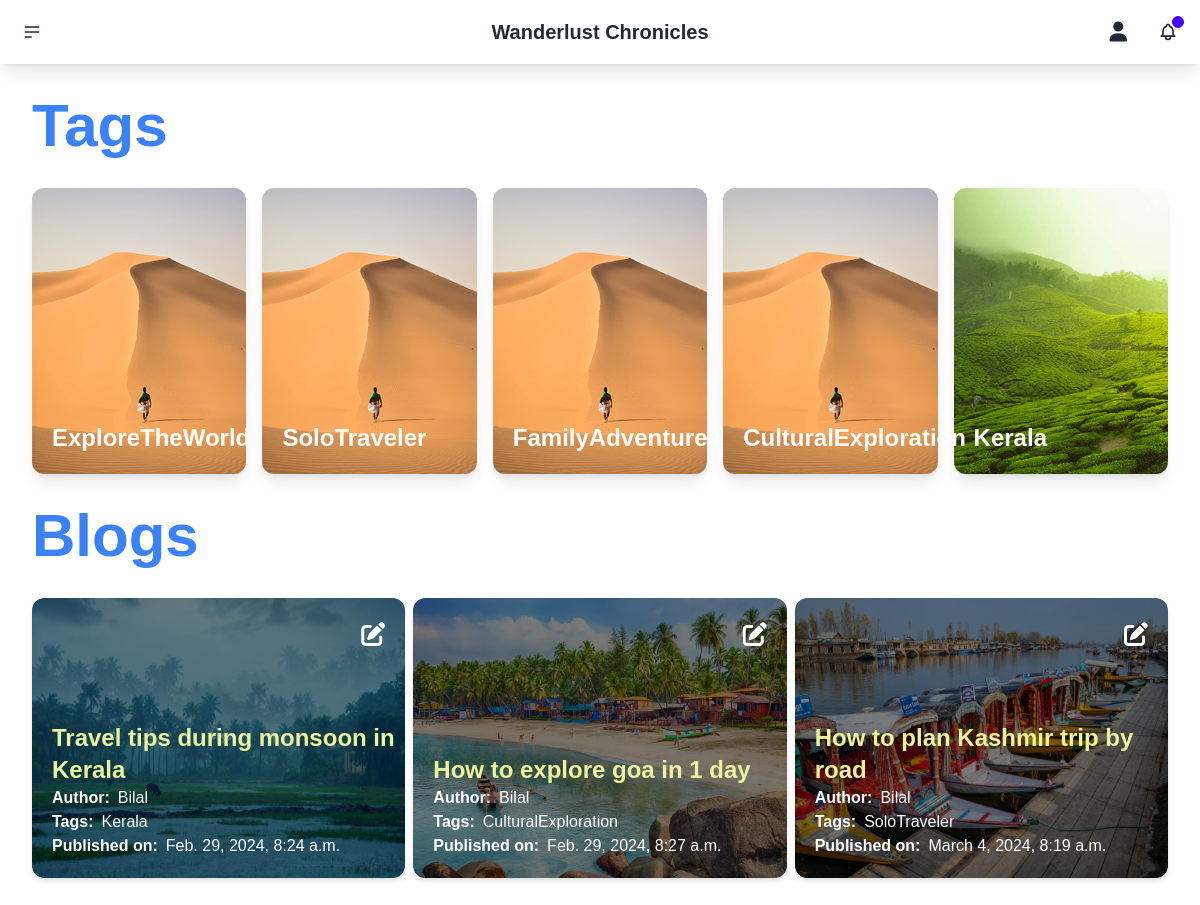
The page / on the database its author committed.
### blog/models.py (models this page shows, shortened)
class Tag(models.Model):
    name = models.CharField(max_length=50, unique=True)
    image = models.ImageField(upload_to='tags')

class Blog(models.Model):
    title = models.CharField(max_length=200)
    slug = models.SlugField(null=True, blank=True)
    image = models.ImageField(upload_to='blog')
    content = HTMLField()
    author = models.ForeignKey(Author, on_delete=models.CASCADE)
    tags = models.ManyToManyField(Tag)
    is_published = models.BooleanField(default=False)
    created_on = models.DateTimeField(auto_now_add=True)
    updated_on = models.DateTimeField(auto_now=True)

class Author(models.Model):
    name = models.CharField(max_length=100, blank=False, null=False, unique=True)
    class Meta:
        verbose_name_plural = "Authors"
    def __str__(self):
        return self.name

### blog/views.py (the view)
# urls.py: path('',views.Home, name='home'),
def Home(request):
    blog = Blog.objects.filter(is_published=True)
    tag = Tag.objects.all()
    context = {
        'tags': tag,
        'blogs': blog,
    }
    return render(request, 'blog/index.html', context)

### templates/blog/index.html (shortened to what this page needs)
{% extends "base.html" %}
{% load static %}
{% block content %}
    <div>
        <div class="w-full px-8 py-8">
            <h1 class="text-6xl text-blue-500 font-bolder">Tags</h1>
        </div>
        <div class="grid grid-cols-5 px-8 gap-4">
            {% for tag in tags %}
            <div class="col-span-1 relative cursor-pointer group transition-transform shadow-lg rounded-xl">
                <img src="{{ tag.image.url }}" alt="Thumb image" class="w-full h-full rounded-xl">
                <h1 class="text-2xl font-bold text-white absolute bottom-5 left-5 z-10 group-hover:scale-110 duration-1000 ease-out">{{tag.name}}</h1>
            </div>
            {% endfor %}
        </div>
        <div class="w-full px-8 py-8">
            <h1 class="text-6xl text-blue-500 font-bolder">Blogs</h1>
        </div>
        <div class="grid grid-cols-3 px-8 gap-2 mb-8">
            {% for blog in blogs %}
                <div class="col-span-1 relative rounded-xl overflow-hidden hover:translate-y-1 transition-all duration-300 ease-in-out shadow-md relative">
                    <a href="{% url 'blog-detail' slug=blog.slug %}">
                        <img src="{{blog.image.url}}" alt="Blog Image" class="w-full h-full rounded-xl">
                        <div class="w-full h-full bg-black opacity-50 absolute top-0 left-0 rounded-xl"></div>
                        <div class="flex flex-col absolute bottom-5 left-5 z-10">
                            <h1 class="text-2xl font-bold text-[#ecf39e]">{{blog.title}}</h1>
                            <div class="flex gap-2 text-white">
                                <p class="font-bold">Author:</p>
                                <p>{{ blog.author }}</p>
                            </div>
                            <div class="flex gap-2 text-white">
                                <p class="font-bold">Tags:</p>
                                {% for tag in blog.tags.all %}
                                    <p>{{ tag.name }}</p>
                                {% endfor %}
                            </div>
                            <div class="flex gap-2 text-white">
                                <p class="font-bold">Published on:</p>
                                <p>{{blog.created_on}}</p>
                            </div>
                        </div>
                    </a>
                    <a href="{% url 'update-blog' slug=blog.slug %}">
                        <i class="fa-solid fa-pen-to-square text-2xl text-white absolute top-5 right-5 z-10"></i>
                    </a>
                </div>
            {% endfor %}
        </div>
    </div>
{% endblock %}

### rows shown on the page
Tag: image (picture), name "ExploreTheWorld"
Tag: image (picture), name "SoloTraveler"
Tag: image (picture), name "FamilyAdventures"
Tag: image (picture), name "CulturalExploration"
Tag: image (picture), name "Kerala"
Blog: image (picture), title "Travel tips during monsoon in Kerala", author "Bilal", created_on "Feb. 29, 2024, 8:24 a.m."
Blog: image (picture), title "How to explore goa in 1 day", author "Bilal", created_on "Feb. 29, 2024, 8:27 a.m."
Blog: image (picture), title "How to plan Kashmir trip by road", author "Bilal", created_on "March 4, 2024, 8:19 a.m."
